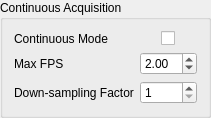
                 <widget class="QGroupBox" name="ContinuousMode">
                  <property name="title">
                   <string>Continuous Acquisition</string>
                  </property>
                  <layout class="QVBoxLayout" name="verticalLayout_21">
                   <item>
                    <layout class="QGridLayout" name="gridLayout_13">
                     <item row="1" column="0">
                      <widget class="QLabel" name="label_59">
                       <property name="text">
                        <string>Max FPS</string>
                       </property>
                      </widget>
                     </item>
                     <item row="2" column="0">
                      <widget class="QLabel" name="label_60">
                       <property name="text">
                        <string>Down-sampling Factor</string>
                       </property>
                      </widget>
                     </item>
                     <item row="1" column="1">
                      <widget class="QDoubleSpinBox" name="user_max_fps">
                       <property name="minimum">
                        <double>0.100000000000000</double>
                       </property>
                       <property name="maximum">
                        <double>60.000000000000000</double>
                       </property>
                       <property name="value">
                        <double>2.000000000000000</double>
                       </property>
                      </widget>
                     </item>
                     <item row="2" column="1">
                      <widget class="QSpinBox" name="user_down_sample">
                       <property name="minimum">
                        <number>1</number>
                       </property>
                       <property name="maximum">
                        <number>10</number>
                       </property>
                      </widget>
                     </item>
                     <item row="0" column="0">
                      <widget class="QLabel" name="label_57">
                       <property name="text">
                        <string>Continuous Mode</string>
                       </property>
                      </widget>
                     </item>
                     <item row="0" column="1" alignment="Qt::AlignHCenter">
                      <widget class="QCheckBox" name="continuous_capture_cb">
                       <property name="text">
                        <string/>
                       </property>
                      </widget>
                     </item>
                    </layout>
                   </item>
                  </layout>
                 </widget>
